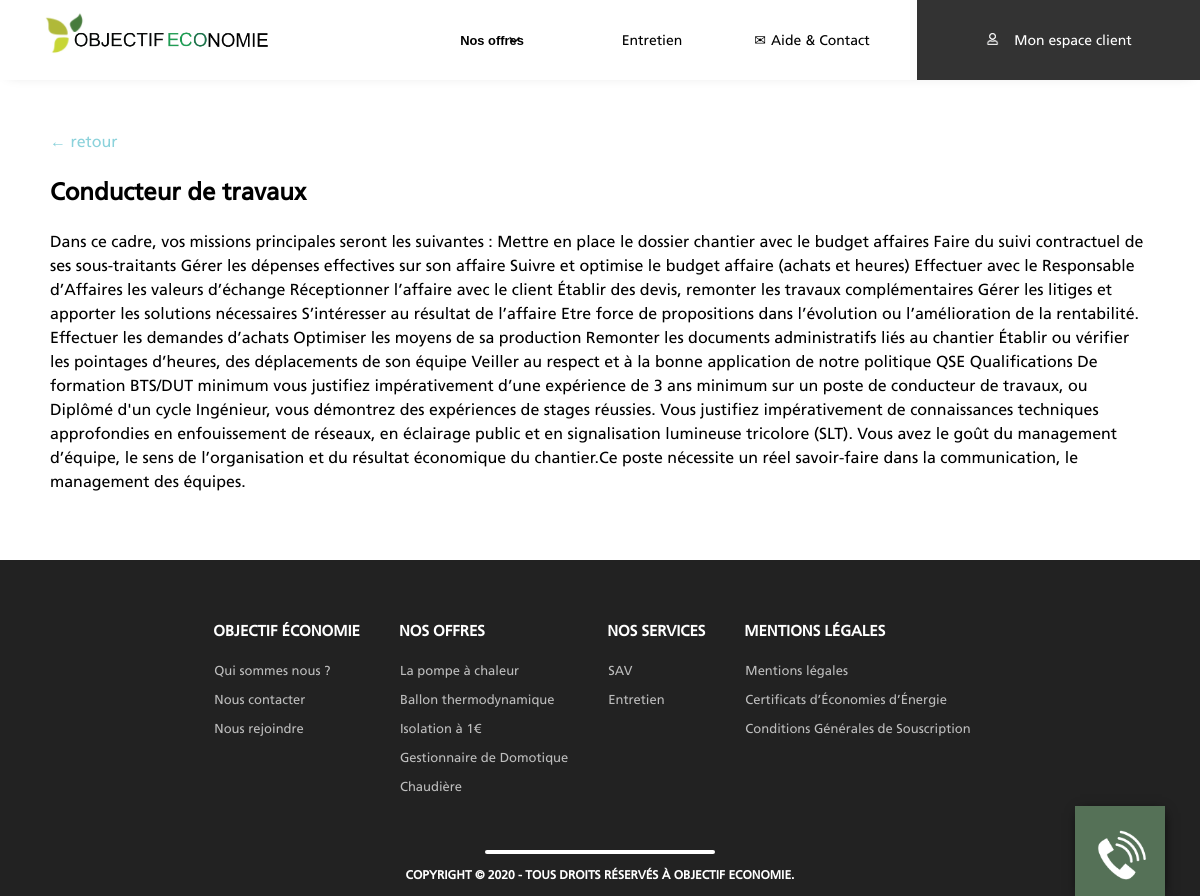
The page /page_description_poste/1/ on the database its author committed.
### vitrine/models.py (models this page shows, shortened)
class bdd_postes(models.Model):
	titre_du_poste = models.CharField(blank=False, default=" ", max_length=400)
	description_poste = models.TextField(default=" ",max_length=None)
	lieu_du_poste = models.CharField(blank=False, default=" ", max_length=400)
	domaine_activite = models.CharField(blank=False, default=" ", max_length=400)
	type_emploi = models.CharField(blank=False, default=" ", max_length=400)
	horaire_travail = models.CharField(blank=False, default=" ", max_length=400)
	date_de_publication = models.DateField(auto_now_add=True)
	archive = models.BooleanField(default=False)
	class Meta:
		verbose_name = "Poste"
		ordering = ['date_de_publication']

### vitrine/views.py (the view)
# urls.py: url(r'^page_description_poste/(?P<ma_var>\w+)/', views.page_description_poste, name='page_description_poste'),
def page_description_poste(request,ma_var):
	poste = bdd_postes.objects.get(id=ma_var)
	context = locals()
	template = 'page_description_poste.html'
	return render(request,template,context)

### vitrine/templates/page_description_poste.html (shortened to what this page needs)
{% extends 'base.html' %}
{% load staticfiles %}
{% block content %}
<section style="padding: 50px;">
	<a href="{% url 'nous_rejoindre' %}" style="text-decoration: none;
    color: #8bd2db;">&#8592;	retour</a>
	<h1 style="text-align: left;">{{poste.titre_du_poste}}</h1>
	<p style="text-align: left;
    letter-spacing: 1.2px;
    line-height: 30px;">{{poste.description_poste|linebreaks}}</p>
</section>
{% endblock %}

### vitrine/templates/base.html (shortened to what this page needs)
{% load staticfiles %}<!DOCTYPE html>
<html lang="fr">
<head>
	<link type="text/css" href="{% static 'vitrine/css/base_pc.css' %}" media="only screen and (min-width: 992px)" rel="stylesheet">
	<link type="text/css" href="{% static 'vitrine/css/base_tel.css' %}" media="only screen and (max-width: 991px)" rel="stylesheet">
</head>
<body style="margin: 0;" >
	{% include 'annexe/navbar.html' %}
	{% include 'annexe/popup-discutons.html' %}
	<div id="fond">
		{% block content %} {% endblock %}
	</div>
	{% include 'annexe/footer.html' %}
</body>
</html>

### vitrine/templates/annexe/navbar.html (shortened to what this page needs)
{% load staticfiles %}
<section class="CSSPC navbar">
	<header class="header">
			<a href="{% url 'index' %}" style="width: 20%;">
				<picture>
					<source type="image/webp" srcset="{% static 'vitrine/img/webp/yannick3.webp' %}">
			    	<source type="image/png" srcset="{% static 'vitrine/img/yannick3.png' %}">
					<img  alt="logo objectifecologie" style="width: 250px; margin: 11px 0 0 40px;" src="{% static 'vitrine/img/yannick3.png' %}">
				</picture>
			</a>
			<div class="navbar-1">
				<div class="item-navbar">
					<a href="{% url 'contact' %}" class="item-navbar3">Aide & Contact</a>
				</div>
				<div class="item-navbar" style="width: 110px;">
					<a href="{% url 'entretien' %}" class="item-navbar2">Entretien</a>
				</div>
				<div class="item-navbar item-navbar-dropdown" style="z-index: 0;">
					<button class="dropbtn">Nos offres</button><img class="flechedown" alt="flechedown" src="{% static 'vitrine/img/flechedown.png' %}">
				</div>
			</div>
			<div class="navbar-2" id="blink">
				<a href="">
					<picture>
						<source type="image/webp" srcset="{% static 'vitrine/img/webp/icone-compte.webp' %}">
					    <source type="image/png" srcset="{% static 'vitrine/img/icone-compte.png' %}">
						<img class="icone-compte" alt="icone-compte" src="{% static 'vitrine/img/icone-compte.png' %}">
					</picture>
				Mon espace client</a>
			</div>
	</header>
</section>

### vitrine/templates/annexe/popup-discutons.html (shortened to what this page needs)
{% load staticfiles %}
<section class="popup">
	<div class="div-btn-discutons CSSPC" id="div-btn-discutons">
		<button onclick="popup1()" style="background-color: {{ page_color }}" class="btn-discutons">
			<picture>
				<source type="image/webp" srcset="{% static 'vitrine/img/webp/telephone-discutons.webp' %}">
			    <source type="image/png" srcset="{% static 'vitrine/img/telephone-discutons.png' %}">
				<img class="img-btn-discutons" alt="telephone-discutons" src="{% static 'vitrine/img/telephone-discutons.png' %}">
			</picture>
		</button>
	</div>
</section>

### vitrine/templates/annexe/footer.html
{% load staticfiles %}
<section id="footer">
	<footer class="footer">
		<div class="taille-footer">
			<div class="qui-sommes-nous div-footer">
				<h2>OBJECTIF ÉCONOMIE</h2>
				<ul class="ul-qsm">
					<li class="li-qsm">
						<a href="{% url 'index' %}" class="a-qsm">Qui sommes nous ?</a>
					</li>
					<li class="li-qsm">
						<a href="{% url 'contact' %}" class="a-qsm">Nous contacter</a>
					</li>
					<li class="li-qsm">
						<a href="{% url 'nous_rejoindre' %}" class="a-qsm">Nous rejoindre</a>
					</li>
				</ul>
			</div>
			<div class="nos-offres div-footer">
				<h2>NOS OFFRES</h2>
				<ul class="ul-offres">
					<li class="li-offres">
						<a href="{% url 'index' %}" class="a-offres">La pompe à chaleur</a>
					</li>
					<li class="li-offres">
						<a href="{% url 'index' %}" class="a-offres">Ballon thermodynamique</a>
					</li>
					<li class="li-offres">
						<a href="{% url 'index' %}" class="a-offres">Isolation à 1€</a>
					</li>
					<li class="li-offres">
						<a href="{% url 'index' %}" class="a-offres">Gestionnaire de Domotique</a>
					</li>
					<li class="li-offres">
						<a href="{% url 'index' %}" class="a-offres">Chaudière</a>
					</li>
				</ul>
			</div>
			<div class="nos-services div-footer">
				<h2>NOS SERVICES</h2>
				<ul class="ul-services">
					<li class="li-services">
						<a href="{% url 'sav' %}" class="a-services">SAV</a>
					</li>
					<li class="li-services">
						<a href="{% url 'entretien' %}" class="a-services">Entretien</a>
					</li>
				</ul>
			</div>
			<div class="mentions-legales div-footer">
				<h2>MENTIONS LÉGALES</h2>
				<ul class="ul-mentions-legales">
					<li class="li-mentions-legales">
						<a href="{% url 'mentions_legales' %}" class="a-mentions-legales">Mentions légales</a>
					</li>
					<li class="li-mentions-legales">
						<a href="{% url 'cee' %}" class="a-mentions-legales">Certificats d’Économies d’Énergie</a>
					</li>
					<li class="li-mentions-legales">
						<a href="{% url 'condition_generale_de_vente' %}" class="a-mentions-legales">Conditions Générales de Souscription</a>
					</li>
				</ul>
			</div>
		</div>
		<div class="trait-blanc">
		</div>
		<div class="copyright">
			<h3>COPYRIGHT © 2020 - TOUS DROITS RÉSERVÉS À OBJECTIF ECONOMIE.</h3>
		</div>
	</footer>
</section>

### vitrine/static/vitrine/css/base_pc.css (style rules this page uses)
body { font: 100%/1.5 "Frutiger",sans-serif; }
.navbar { margin-bottom: 80px; }
.header { box-shadow: 0px 2px 13px -8px rgba(0,0,0,0.2); background-color: #fff; height: 80px; position: fixed; top: 0; left: 0; right: 0; z-index: 50; transition: top 1s; display: flex; }
.header a { text-decoration:none; }
.item-navbar { display: flex; align-items: center; justify-content: center; font-size: 0.875em; width: 210px; }
.item-navbar2 { color: black; padding: 20px 25px 19px 25px; }
.item-navbar3 { color: black; padding: 20px 45px 19px 45px; }
.item-navbar3::before { margin-right: 5px; content: "✉"; }
.dropbtn { z-index: 2; background-color: transparent; color: black; padding: 23px 73px 22px 73px; font-size: 0.920em; border: white; cursor: pointer; outline-style:none; font-weight: 700; }
.navbar-1 { width: 60%; display: flex; flex-direction: row-reverse; }
.navbar-2 { display: flex; width: 20%; background-color: #333; align-items: center; justify-content: center; font-size: 0.875em; min-width: 283px; }
.flechedown { position: absolute; width: 25px; margin-left: 45px; z-index: 1; }
.navbar-2 a { padding: 20px 68px 20px 68px; color: white; }
.icone-compte { width: 15px; margin-right: 10px; }
#blink { animation-name: blinky; animation-duration: 10s; animation-iteration-count: infinite; }
.img-btn-discutons { position: absolute; right: 0; bottom: 0; width: 80%; margin-bottom: -20px; margin-right: 7px; }
.popup { position: fixed; bottom: 0; right: 0; margin: 0px 35px 25px 0; font-family: 'PlexLight'; z-index: 100; }
.div-btn-discutons { display: block; margin-bottom: -25px; }
.btn-discutons { padding: 15px; color: white; background-color: #557157; box-shadow: 1px 3px 13px -4px rgba(0,0,0,1); font-size: 15px; border: white; cursor: pointer; outline-style: none; width: 90px; height: 90px; }
#footer { position: absolute; width: 100%; z-index: -1; }
.footer { display: flex; flex-direction: column; background-color: #222222; align-items: center; }
.taille-footer { background-color: #222222; height: 250px; display: flex; color:white; padding: 20px; }
.footer a { text-decoration: none; color:#bdbdbd; font-size: 13px; }
.footer li { overflow: hidden; margin-top: 5px; }
.footer h2 { margin-top: 40px; margin-left: 39px; font-size: 15px; }
.nos-offres { margin-left: auto; }
.nos-services { margin-left: auto; }
.mentions-legales { margin-left: auto; margin-right: 55px; }
.trait-blanc { width: 230px; height: 4px; border-radius: 50px; margin-left: auto; background-color: white; margin-right: auto; }
.copyright { background-color: #222222; color: white; text-align: center; }
.copyright h3 { font-size: 12px; }
.CSSPC { display: block; }

### vitrine/static/vitrine/css/base_tel.css (style rules this page uses)
body { font: 100%/1.5 "Frutiger",sans-serif; }
.header { display:flex; align-items:center; align-content:center; justify-content:flex-end; box-shadow: 0px 2px 13px -8px rgba(0,0,0,0.2); background-color: #fff; position: fixed; top: 0; width:100%; height:60px; z-index: 4; transition: top 1s; }
.navbar-2 { margin-top:auto; margin-bottom:auto; }
.navbar-1 { margin-right:0; float: right; margin-top: 15px; font-size: 25px; margin-top:auto; margin-bottom:auto; margin-right:15px; }
.icone-compte { height: 30px; margin-top: 3px; }
.flechedown { width: 15%; position: absolute; margin-top: 6px; }
.popup { position: fixed; bottom: 0; right: 0; margin: 0px 35px 25px 0; font-family: 'PlexLight'; z-index: 100; }
#footer { width: 100%; z-index: -1; background-color: #222222; position: absolute; }
.taille-footer { background-color: #222222; display: flex; color: white; padding: 20px; flex-direction: column; align-items: center; }
.div-footer { width: 100%; text-align: center; }
.div-footer ul { padding-left: 0; }
.footer a { text-decoration: none; color:#bdbdbd; font-size: 13px; }
.footer li { overflow: hidden; margin-top: 5px; }
.footer h2 { margin-top: 40px; font-size: 15px; }
.trait-blanc { width: 100px; height: 4px; border-radius: 50px; margin-left: auto; background-color: white; margin-right: auto; }
.copyright { background-color: #222222; color: white; text-align: center; }
.copyright h3 { font-size: 12px; }
.CSSPC { display: none; }

### rows shown on the page
bdd_postes: titre_du_poste "Conducteur de travaux", description_poste "Dans ce cadre, vos missions principales seront les suivantes : Mettre en place le dossier chantier avec le budget affaires Faire du suivi contractuel de ses sous-traitants Gérer les dépenses effectives sur son affaire Suivre et optimise le budget affaire (achats et heures) Effectuer avec le Responsable d’Affaires les valeurs d’échange Réceptionner l’affaire avec le client Établir des devis, remonter les travaux complémentaires Gérer les litiges et apporter les solutions nécessaires S’intéresser au résultat de l’affaire Etre force de propositions dans l’évolution ou l’amélioration de la rentabilité. Effectuer les demandes d’achats Optimiser les moyens de sa production Remonter les documents…"
